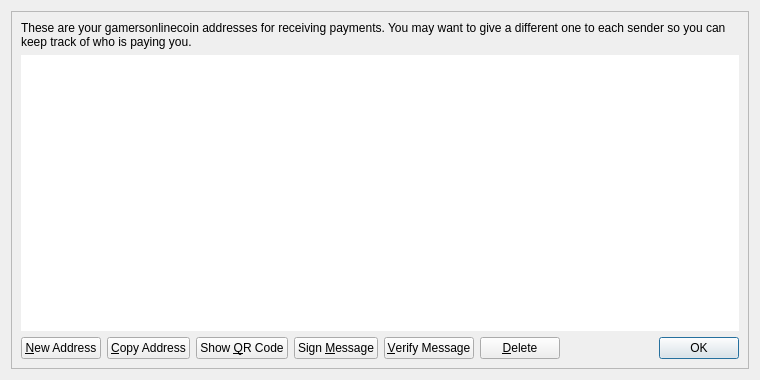
<?xml version="1.0" encoding="UTF-8"?>
<ui version="4.0">
 <class>AddressBookPage</class>
 <widget class="QWidget" name="AddressBookPage">
  <property name="geometry">
   <rect>
    <x>0</x>
    <y>0</y>
    <width>760</width>
    <height>380</height>
   </rect>
  </property>
  <property name="windowTitle">
   <string>Address Book</string>
  </property>
  <layout class="QVBoxLayout" name="verticalLayout_2">
   <item>
    <widget class="QFrame" name="frameMain">
     <property name="frameShape">
      <enum>QFrame::StyledPanel</enum>
     </property>
     <property name="frameShadow">
      <enum>QFrame::Raised</enum>
     </property>
     <layout class="QVBoxLayout" name="verticalLayout">
      <item>
       <widget class="QLabel" name="labelExplanation">
        <property name="text">
         <string>These are your gamersonlinecoin addresses for receiving payments. You may want to give a different one to each sender so you can keep track of who is paying you.</string>
        </property>
        <property name="textFormat">
         <enum>Qt::PlainText</enum>
        </property>
        <property name="wordWrap">
         <bool>true</bool>
        </property>
       </widget>
      </item>
      <item>
       <widget class="QTableView" name="tableView">
        <property name="contextMenuPolicy">
         <enum>Qt::CustomContextMenu</enum>
        </property>
        <property name="toolTip">
         <string>Double-click to edit address or label</string>
        </property>
        <property name="frameShape">
         <enum>QFrame::NoFrame</enum>
        </property>
        <property name="tabKeyNavigation">
         <bool>false</bool>
        </property>
        <property name="alternatingRowColors">
         <bool>true</bool>
        </property>
        <property name="selectionMode">
         <enum>QAbstractItemView::SingleSelection</enum>
        </property>
        <property name="selectionBehavior">
         <enum>QAbstractItemView::SelectRows</enum>
        </property>
        <property name="sortingEnabled">
         <bool>true</bool>
        </property>
        <attribute name="verticalHeaderVisible">
         <bool>false</bool>
        </attribute>
       </widget>
      </item>
      <item>
       <layout class="QHBoxLayout" name="horizontalLayout">
        <item>
         <widget class="QPushButton" name="newAddressButton">
          <property name="toolTip">
           <string>Create a new address</string>
          </property>
          <property name="text">
           <string>&amp;New Address</string>
          </property>
          <property name="icon">
           <iconset resource="../gamersonlinecoin.qrc">
            <normaloff>:/icons/add</normaloff>:/icons/add</iconset>
          </property>
         </widget>
        </item>
        <item>
         <widget class="QPushButton" name="copyToClipboard">
          <property name="toolTip">
           <string>Copy the currently selected address to the system clipboard</string>
          </property>
          <property name="text">
           <string>&amp;Copy Address</string>
          </property>
          <property name="icon">
           <iconset resource="../gamersonlinecoin.qrc">
            <normaloff>:/icons/editcopy</normaloff>:/icons/editcopy</iconset>
          </property>
         </widget>
        </item>
        <item>
         <widget class="QPushButton" name="showQRCode">
          <property name="text">
           <string>Show &amp;QR Code</string>
          </property>
          <property name="icon">
           <iconset resource="../gamersonlinecoin.qrc">
            <normaloff>:/icons/qrcode</normaloff>:/icons/qrcode</iconset>
          </property>
         </widget>
        </item>
        <item>
         <widget class="QPushButton" name="signMessage">
          <property name="toolTip">
           <string>Sign a message to prove you own a gamersonlinecoin address</string>
          </property>
          <property name="text">
           <string>Sign &amp;Message</string>
          </property>
          <property name="icon">
           <iconset resource="../gamersonlinecoin.qrc">
            <normaloff>:/icons/edit</normaloff>:/icons/edit</iconset>
          </property>
         </widget>
        </item>
        <item>
         <widget class="QPushButton" name="verifyMessage">
          <property name="toolTip">
           <string>Verify a message to ensure it was signed with a specified gamersonlinecoin address</string>
          </property>
          <property name="text">
           <string>&amp;Verify Message</string>
          </property>
          <property name="icon">
           <iconset resource="../gamersonlinecoin.qrc">
            <normaloff>:/icons/transaction_0</normaloff>:/icons/transaction_0</iconset>
          </property>
         </widget>
        </item>
        <item>
         <widget class="QPushButton" name="deleteButton">
          <property name="toolTip">
           <string>Delete the currently selected address from the list</string>
          </property>
          <property name="text">
           <string>&amp;Delete</string>
          </property>
          <property name="icon">
           <iconset resource="../gamersonlinecoin.qrc">
            <normaloff>:/icons/remove</normaloff>:/icons/remove</iconset>
          </property>
         </widget>
        </item>
        <item>
         <spacer name="horizontalSpacer">
          <property name="orientation">
           <enum>Qt::Horizontal</enum>
          </property>
          <property name="sizeHint" stdset="0">
           <size>
            <width>40</width>
            <height>20</height>
           </size>
          </property>
         </spacer>
        </item>
        <item>
         <widget class="QDialogButtonBox" name="buttonBox">
          <property name="sizePolicy">
           <sizepolicy hsizetype="Maximum" vsizetype="Fixed">
            <horstretch>0</horstretch>
            <verstretch>0</verstretch>
           </sizepolicy>
          </property>
          <property name="standardButtons">
           <set>QDialogButtonBox::Ok</set>
          </property>
         </widget>
        </item>
       </layout>
      </item>
     </layout>
    </widget>
   </item>
  </layout>
 </widget>
 <resources>
  <include location="../gamersonlinecoin.qrc"/>
 </resources>
 <connections/>
</ui>
